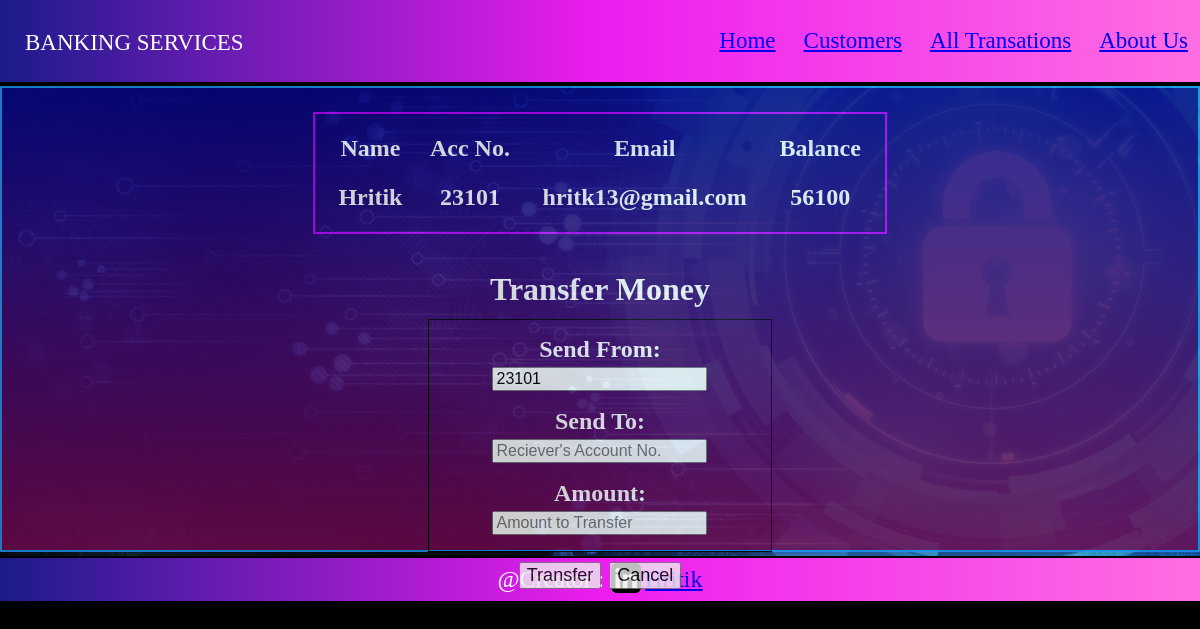
/sndMoney.php?accno=23101, run on the app's committed database.
### tables this page shows
CREATE TABLE `customers` (
  `sr` int(11) NOT NULL,
  `name` varchar(20) NOT NULL,
  `accno` varchar(5) NOT NULL,
  `email` varchar(20) NOT NULL,
  `blc` int(20) NOT NULL
);

### sndMoney.php (the view, shortened to what this page needs)
<?php
$con = mysqli_connect('localhost', 'root', '', 'banking');
$accno = $_GET['accno'];
$q = "SELECT * FROM `customers` where accno='$accno'";
$result = mysqli_query($con, $q);
$row = mysqli_fetch_array($result);
$name = $row['name'];
$mail = $row['email'];
$blc = $row['blc'];
?>
<!DOCTYPE html>
<html lang="en">
<head>
  <link rel="stylesheet" href="/banking/index.css" />
</head>
<body>
  <header>
    <div class="nav">
      <p id="heading">BANKING SERVICES</p>
      <ul>
        <li><a href="/banking/index.php">Home</a></li>
        <li><a href="/banking/customers.php">Customers</a></li>
        <li><a href="/banking/alltrans.php">All Transations</a></li>
        <li>
          <a href="/banking/aboutus.php">About Us</a>
        </li>
      </ul>
    </div>
  </header>
  <hr style="border: 2px solid black; margin: 0px; padding: 0px" />
  <main style="background-image: url(http://localhost/banking/imgs/bgbank.png);">
    <div style="color:white" class="trmbox">
      <table class="blancetble">
        <tr>
          <th>Name</th>
          <th>Acc No.</th>
          <th>Email</th>
          <th>Balance</th>
        </tr>
        <tr>
          <td><?php echo $name; ?></td>
          <td><?php echo $accno; ?></td>
          <td><?php echo $mail; ?></td>
          <td><?php echo $blc; ?></td>
        </tr>
      </table>
      <br>
      <p style="margin-top: 0; margin-bottom: 1% ;padding: 0; ">Transfer Money</p>
      <form action="sndMoney.php?accno" method="post">
        <table name="person" class="blancetble2">
          <tr>
            <td><label for="person1">Send From:</label><input type="text" name="accno1" id="" style="font-size: medium;" placeholder="Sender's Account No." value="<?php if (isset($_GET['accno'])) {
                                                                                                                                                                      echo $_GET['accno'];
                                                                                                                                                                    } ?>">
            </td>
          </tr>
          <tr>
            <td><label for="person2">Send To: </label><input type="text" name="accno2" id="" placeholder="Reciever's Account No." style="font-size: medium;"></td>
          </tr>
          <tr>
            <td><label for="amount">Amount: </label><input type="number" style="font-size: medium;" name="amount" id="" placeholder="Amount to Transfer"></td>
          </tr>
        </table>
        <input type="submit" style="font-size: large;" value="Transfer" id="pay">
        <input type="button" style="font-size: large;" value="Cancel" onclick="history.back()">
      </form>
    </div>
  </main>
  <hr style="border: 1px solid black; margin: 0px; padding: 0px" />
  <footer>
    <span>@Creator :</span>
    <a href="https://www.linkedin.com/in/hritik-gupta-5352a01b8/" target="_blank"><img src="http://localhost/banking/imgs/lnkdin.png" id="img2" alt="Linkdin" />Hritik</a>
  </footer>
</body>
</html>

### index.css (style rules this page uses)
body { margin: 0; padding: 0; box-sizing: border-box; width: 100%; background-color: black; }
.nav { width: 100%; height: auto; background:linear-gradient(to left,#ff6ee2,rgb(237, 29, 240),#1b1b8b); color: white; display: flex; justify-content: space-between; }
#heading { margin-top: 30px; margin-left: 25px; font-size: 23px; }
li { text-align: center; width: auto; display: inline-block; text-decoration: none; font-size: 23px; margin: 12px; }
main { margin: 0; padding: 0; box-sizing: border-box; background-image: url('http://localhost/banking/imgs/bgbank.png'); height: 470px; width: 100%; background-repeat: no-repeat; background-size: cover; }
footer { margin-top: 0; padding: 5px; height: 33px; text-align: center; color: white; background:linear-gradient(to left,#ff6ee2,rgb(237, 29, 240),#1b1b8b); font-size:x-large; }
.trmbox { width:auto; height: 88%; margin-top: 0; padding: 2%; border: 2.5px solid rgb(26, 151, 240); text-align: center; font-size: xx-large; font-weight: bolder; background-image: linear-gradient(rgb(5, 5, 137),rgb(114, 9, 79)); opacity:80%; }
.blancetble { font-size: x-large; width:50%; margin-top: 0%; margin-left: 25%; border-spacing: 20px; border: #c000ff solid 2px; justify-content: center; }
.blancetble2 { font-size:x-large; width: 30%; margin-top: 0%; margin-left: 35%; border-spacing: 15px; justify-content: center; border: black solid 1px; }

### data on the page
customers: name "Hritik", email "hritk13@gmail.com", blc "56100"

### other printed values
$accno "23101"
